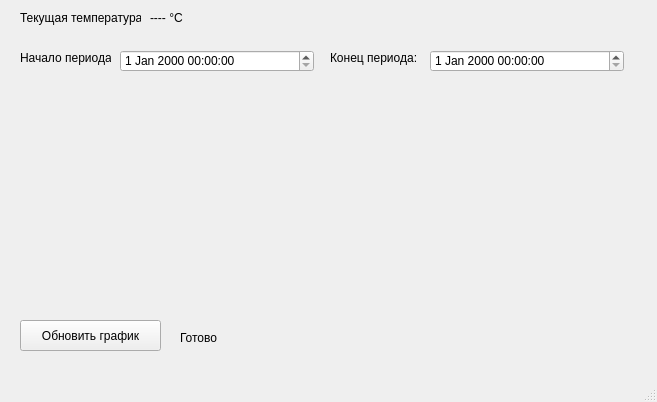
<?xml version="1.0" encoding="UTF-8"?>
<ui version="4.0">
 <class>MainWindow</class>
 <widget class="QMainWindow" name="MainWindow">
  <property name="geometry">
   <rect>
    <x>0</x>
    <y>0</y>
    <width>657</width>
    <height>402</height>
   </rect>
  </property>
  <property name="windowTitle">
   <string>MainWindow</string>
  </property>
  <widget class="QWidget" name="centralwidget">
   <widget class="QLabel" name="label">
    <property name="geometry">
     <rect>
      <x>20</x>
      <y>10</y>
      <width>121</width>
      <height>16</height>
     </rect>
    </property>
    <property name="text">
     <string>Текущая температура:</string>
    </property>
   </widget>
   <widget class="QLabel" name="currentTemperatureLabel">
    <property name="geometry">
     <rect>
      <x>150</x>
      <y>10</y>
      <width>49</width>
      <height>16</height>
     </rect>
    </property>
    <property name="text">
     <string>---- °C</string>
    </property>
   </widget>
   <widget class="QLabel" name="label_2">
    <property name="geometry">
     <rect>
      <x>20</x>
      <y>50</y>
      <width>91</width>
      <height>16</height>
     </rect>
    </property>
    <property name="text">
     <string>Начало периода:</string>
    </property>
   </widget>
   <widget class="QLabel" name="label_3">
    <property name="geometry">
     <rect>
      <x>330</x>
      <y>50</y>
      <width>91</width>
      <height>16</height>
     </rect>
    </property>
    <property name="text">
     <string>Конец периода:</string>
    </property>
   </widget>
   <widget class="QDateTimeEdit" name="startDateTimeEdit">
    <property name="geometry">
     <rect>
      <x>120</x>
      <y>50</y>
      <width>194</width>
      <height>22</height>
     </rect>
    </property>
   </widget>
   <widget class="QDateTimeEdit" name="endDateTimeEdit">
    <property name="geometry">
     <rect>
      <x>430</x>
      <y>50</y>
      <width>194</width>
      <height>22</height>
     </rect>
    </property>
   </widget>
   <widget class="QPushButton" name="updateButton">
    <property name="geometry">
     <rect>
      <x>20</x>
      <y>320</y>
      <width>141</width>
      <height>31</height>
     </rect>
    </property>
    <property name="text">
     <string>Обновить график</string>
    </property>
   </widget>
   <widget class="QwtPlot" name="qwtPlot">
    <property name="geometry">
     <rect>
      <x>30</x>
      <y>90</y>
      <width>591</width>
      <height>200</height>
     </rect>
    </property>
   </widget>
   <widget class="QLabel" name="statusLabel">
    <property name="geometry">
     <rect>
      <x>180</x>
      <y>330</y>
      <width>461</width>
      <height>16</height>
     </rect>
    </property>
    <property name="text">
     <string>Готово</string>
    </property>
   </widget>
  </widget>
  <widget class="QMenuBar" name="menubar">
   <property name="geometry">
    <rect>
     <x>0</x>
     <y>0</y>
     <width>657</width>
     <height>22</height>
    </rect>
   </property>
  </widget>
  <widget class="QStatusBar" name="statusbar"/>
 </widget>
 <customwidgets>
  <customwidget>
   <class>QwtPlot</class>
   <extends>QFrame</extends>
   <header>qwt_plot.h</header>
  </customwidget>
 </customwidgets>
 <resources/>
 <connections/>
</ui>
